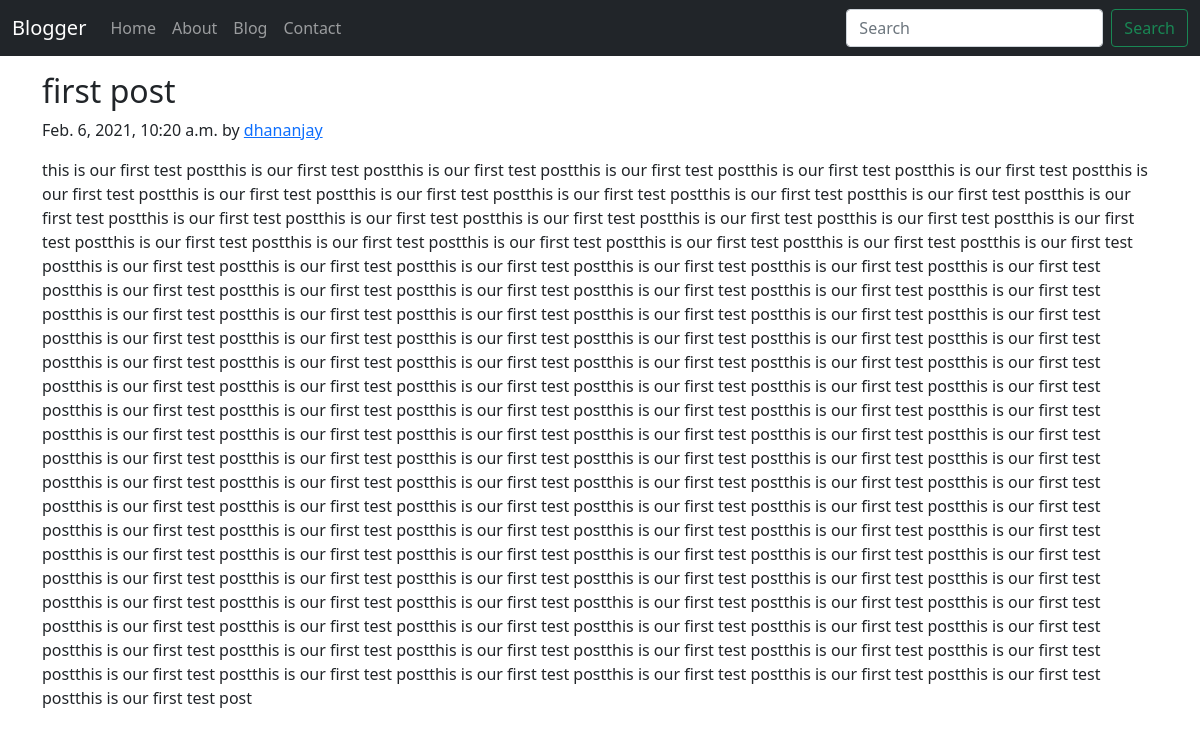
Screenshot of /blog/first-test-post with the database file from the repository.
### blog/models.py (models this page shows, shortened)
class Post(models.Model):
    sno = models.AutoField(primary_key=True)
    title = models.CharField(max_length=255)
    content = models.TextField()
    author = models.CharField(max_length=15)
    slug = models.CharField(max_length=130)
    timeStamp = models.DateTimeField(blank=True)

### blog/views.py (the view)
# urls.py: path('<str:slug>', views.blogPost, name='blogPost'),
def blogPost(request, slug):
    post = Post.objects.filter(slug=slug).first()
    contexts = {'post': post}
    return render(request, 'blog/blogPost.html', contexts)

### templates/blog/blogPost.html (shortened to what this page needs)
{% extends 'base.html' %}
{% block body %}
<div class="container my-3">
        <h2 class="blog-post-title">{{post.title}}</h2>
        <p class="blog-post-meta">{{post.timeStamp}} by <a href="/about">{{post.author}}</a></p>
        <p>{{post.content}}</p>
      </div>
{% endblock body %}

### rows the page displays
Post: title "first post", timeStamp "Feb. 6, 2021, 10:20 a.m.", author "dhananjay", content "this is our first test postthis is our first test postthis is our first test postthis is our first test postthis is our first test postthis is our first test postthis is our first test postthis is our first test postthis is our first test postthis is our first test postthis is our first test postthis is our first test postthis is our first test postthis is our first test postthis is our first test postthis is our first test postthis is our first test postthis is our first test postthis is our first test postthis is our first test postthis is our first test postthis is our first test postthis is our first test postthis is our first test postthis is our first test postthis is our first test…"
